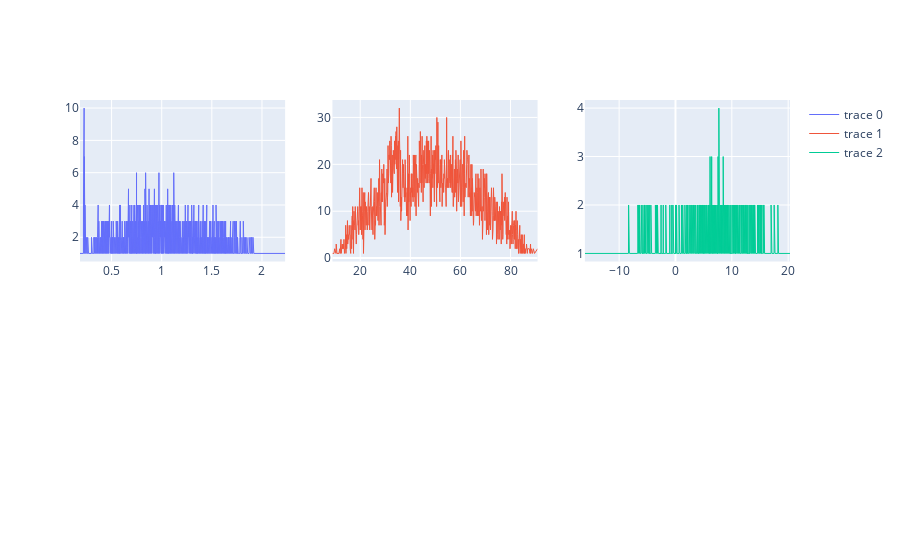

The notebook cell this image was saved under:
### Markdown cell above
It seems that all these spikes in temperature during the winter months have relatively consistant temperature values.
This could point to these outliers being unnatural. Let's keep an eye on this region when looking at the other features.
If similar outliers aren't visible in other features, we may want to exclude these temperature outliers from our data
before training our predictive model.

#### Humidity and Dew Point Visualisation

Next, let's plot the absolute and relative humidity features, as well as the newly added dew point feature.

### Code cell
# get ranges
abs_humidity_range = df_all.absolute_humidity.value_counts().sort_index()
rel_humidity_range = df_all.relative_humidity.value_counts().sort_index()
dew_point_range = df_all.dew_point.value_counts().sort_index()

# create figure
fig = make_subplots(rows=2, cols=3)

# draw feature distributions
fig.add_trace(
    go.Scatter(
        x=abs_humidity_range.index,
        y=abs_humidity_range,
        line={'width': 1}
    ),
    row=1,
    col=1
)
fig.add_trace(
    go.Scatter(
        x=rel_humidity_range.index,
        y=rel_humidity_range,
        line={'width': 1}
    ),
    row=1,
    col=2
)
fig.add_trace(
    go.Scatter(
        x=dew_point_range.index,
        y=dew_point_range,
        line={'width': 1}
    ),
    row=1,
    col=3
)

### Figure 1 — Plotly figure (JSON) as saved in the notebook; plotly's stock layout.template omitted (floating-point values rounded to 4 significant figures; data arrays with more than 128 entries replaced by an {"elided": "..."} marker saying what was removed)
{"data": [{"line": {"width": 1}, "type": "scatter", "x": {"elided": "6821 float values"}, "xaxis": "x", "y": {"elided": "6821 int values"}, "yaxis": "y"}, {"line": {"width": 1}, "type": "scatter", "x": {"elided": "773 float values"}, "xaxis": "x2", "y": {"elided": "773 int values"}, "yaxis": "y2"}, {"line": {"width": 1}, "type": "scatter", "x": {"elided": "9003 float values"}, "xaxis": "x3", "y": {"elided": "9003 int values"}, "yaxis": "y3"}], "layout": {"xaxis": {"anchor": "y", "domain": [0.0, 0.2889]}, "xaxis2": {"anchor": "y2", "domain": [0.3556, 0.6444]}, "xaxis3": {"anchor": "y3", "domain": [0.7111, 1.0]}, "xaxis4": {"anchor": "y4", "domain": [0.0, 0.2889]}, "xaxis5": {"anchor": "y5", "domain": [0.3556, 0.6444]}, "xaxis6": {"anchor": "y6", "domain": [0.7111, 1.0]}, "yaxis": {"anchor": "x", "domain": [0.575, 1.0]}, "yaxis2": {"anchor": "x2", "domain": [0.575, 1.0]}, "yaxis3": {"anchor": "x3", "domain": [0.575, 1.0]}, "yaxis4": {"anchor": "x4", "domain": [0.0, 0.425]}, "yaxis5": {"anchor": "x5", "domain": [0.0, 0.425]}, "yaxis6": {"anchor": "x6", "domain": [0.0, 0.425]}}}
